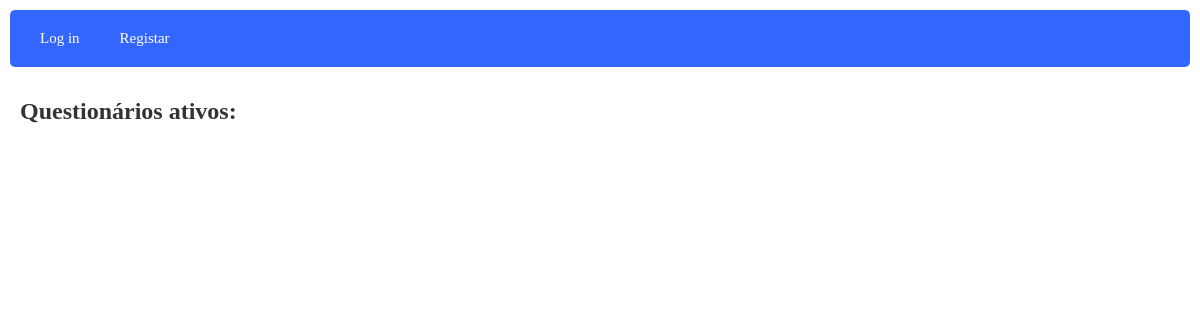
Page /php/www/questionariosAtivos.php on the earlier database version.
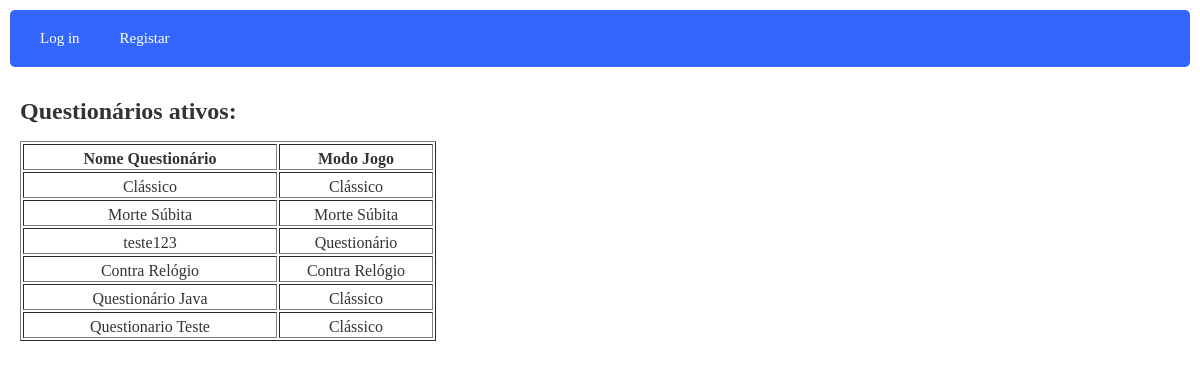
Same page on the later database version.
### tables this page shows
CREATE TABLE `questionario` (
  `QuestionarioID` int(11) NOT NULL,
  `UserCriacao` int(11) NOT NULL,
  `Modo` varchar(50) NOT NULL,
  `Titulo` varchar(50) NOT NULL,
  `Descricao` text NOT NULL,
  `DataDeCriacao` date DEFAULT NULL,
  `Acesso` varchar(50) NOT NULL,
  `Dificuldade` varchar(50) NOT NULL,
  `TimerMinutos` int(11) NOT NULL,
  `TimerSegundos` int(11) NOT NULL
);

### php/www/functions.php (called while the page is built, shortened)
<?php
function loggedin(){
	if(isset($_SESSION['user_id']) && !empty($_SESSION['user_id'])){
		return true;
	}else{
		return false;
	}
}
function get_all_questionarios($pdo){
    $statement = $pdo->prepare("SELECT * FROM questionario");
    $statement->execute();
    $all_questionarios = $statement->fetchAll();
    return $all_questionarios;
}

### php/www/questionariosAtivos.php (the view, shortened to what this page needs)
<html>
<head>
    <link rel='stylesheet' href='style.css'/>
    <head>
<body>
<?php
include 'functions.php';
include 'header.php';
$pdo = create_database_connection();
$my_id = $_SESSION['user_id'];
$questionarios = get_all_questionarios($pdo);
?>
<div class='container'>
    <h1>Questionários ativos:</h1>
    <?php
    $qtd = 0;
    foreach ($questionarios as $questionario) {
        if ($questionario['UserCriacao'] != $my_id) {
            $qtd = 1;
        }
    }
    if ($qtd == 1) {
    ?>
    <table style="margin-top: 15px" border="1" id="myTable">
        <tr>
            <td align="middle" width="250" style="font-weight: bold">Nome Questionário</td>
            <td align="middle" width="150" style="font-weight: bold">Modo Jogo</td>
        </tr>
        <?php
        foreach ($questionarios as $questionario) {
            $modo = "";
            if ($questionario['Acesso'] == "publico") {
                if ($questionario["Modo"] == "questionario") {
                    $modo = "Questionário";
                } else if ($questionario["Modo"] == "classico") {
                    $modo = "Clássico";
                } else if ($questionario["Modo"] == "contra_relogio") {
                    $modo = "Contra Relógio";
                } else {
                    $modo = "Morte Súbita";
                }
                ?>
                <tr>
                    <td align="middle" width="250"><?php echo $questionario["Titulo"] ?></td>
                    <td align="middle" width="150"><?php echo $modo ?></td>
                </tr>
                <?php
            }
        }
        ?>
    </table>
    <?php
    }
    ?>
</div>
</body>
</html>

### php/www/header.php (shortened to what this page needs)
<div id='title_bar'>
<ul>
	<?php
	if(loggedin()){
		?>
		<?php
		$my_id=$_SESSION['user_id'];
		$pdo = create_database_connection();
		$users=get_all_users($pdo);
        $questionarios=get_all_questionarios($pdo);
        ?><li><a href='questionariosAtivos.php'>Questionários ativos</a></li><?php
        ?><li><a href='introduzirQuestionarioModo.php'>Criar Questionário</a></li><?php
        ?><li><a href='opcoesSeusQuestionarios.php' class='box' >Seus Questionários</a></li><?php
		foreach($users as $user){
			$user_id=$user["id"];
			if($user_id==$my_id){
				if($user['tipo']==1){
					?>
                    <li><a href='apagarQuestionario.php'>Apagar Questionários</a></li>
                    <li><a href='membros.php'>Membros</a></li>
                    <li><a href='gerirUtilizadores.php'>Gerir Utilizadores</a></li>
					<?php
				}if($user['tipo']==0){
					?>
                    <li><a href='estatisticas.php' class='box' >Estatísticas</a></li>
                    <li><a href='editarPerfil.php' class='box'>Editar Perfil</a></li>
					<?php
				}
			}
		}
		?>
		<li><a href='logout.php'>Logout</a></li>
		<div class="topright">
		<?php
		foreach($users as $user){
			$userid=$user["id"];
			if($userid==$my_id){
				$nome=$user['nome'];
				echo "<h10>Logged in as: $nome</h10>";
			}
		}
		?>
		</div>
		<?php
	}else{
		?>
		<li><a href='login.php'>Log in</a></li>
		<li><a href='registar.php'>Registar</a></li>
		<?php
	}
	?>
</ul>
</div>

### php/www/style.css (style rules this page uses)
body { font-family: verdana; font-size: 12px; background: #ffffff; color:#fff; margin:10px; padding:0px; }
td { color:#333333; padding-top: 5px; }
#title_bar { background: #3366ff; color:#333; padding: 10px; border-radius:5px; }
#title_bar ul { list-style:none; padding: 0px; margin:0px; }
#title_bar ul li { float:left; padding:10px 10px; }
#title_bar ul li a { background: #3366ff; color: #ffffff; font-size: 15px; padding: 10px; text-decoration: none; border-radius: 5px; }
.container { background: #ffffff; color:#333; padding:10px; border-radius: 20px; margin:5px 0px; min-height: 800px; }

Differences in the rows shown:
added questionario: Titulo "Clássico", Modo "Clássico"
added questionario: Titulo "Morte Súbita", Modo "Morte Súbita"
added questionario: Titulo "teste123", Modo "Questionário"
added questionario: Titulo "Contra Relógio", Modo "Contra Relógio"
added questionario: Titulo "Questionário Java", Modo "Clássico"
added questionario: Titulo "Questionario Teste", Modo "Clássico"
Other differences:
text now shown: "Nome Questionário Modo Jogo"
